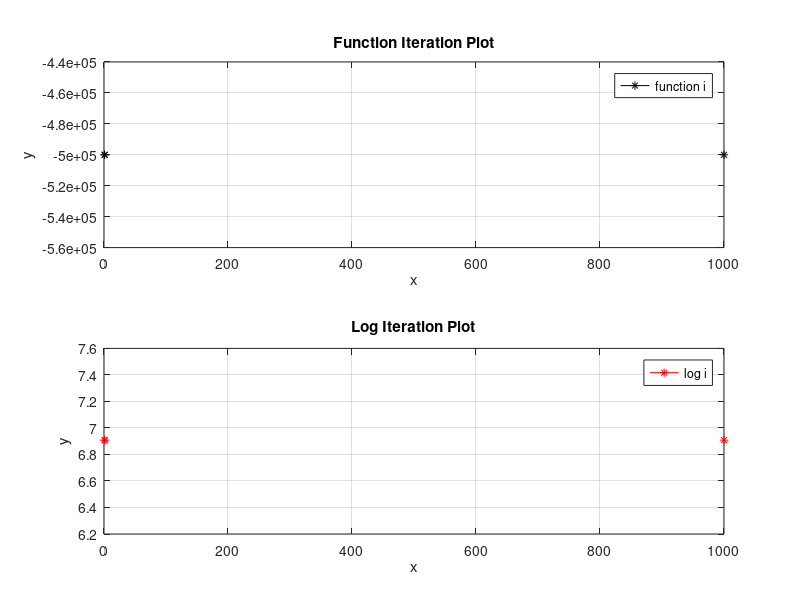

This figure's MATLAB source:
clear,clc,close all

x=[1,1,1000];
y=zeros(1,length(x));

for i=1:length(x)
    y=(-1^(x(i)+1)/2)*x(i)^2;
    y2=log(x(i));
end

subplot(2,1,1);
plot (x,y,'k*-');
grid 
hold on
xlabel('x');
ylabel('y');
legend('function i');
title('Function Iteration Plot');

subplot(2,1,2);
plot(x,y2,'r*-');
grid
hold on
xlabel('x');
ylabel('y');
legend('log i');
title('Log Iteration Plot');
